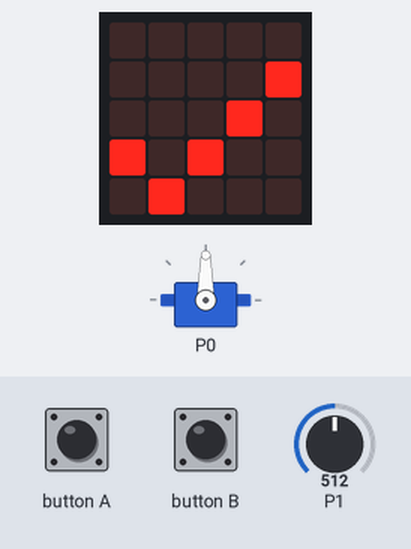
Simulated run of this program. Board: BBC micro:bit (MakeCode). Shown: the board's 5×5 LED display, servo. Inputs (shaded band) come from the test bench; at power-on: P1 = 512 (analog values on the 0–1023 scale).

Above: at 1.8 s.
1.9 s: P1 set to 716
At 3.1 s:
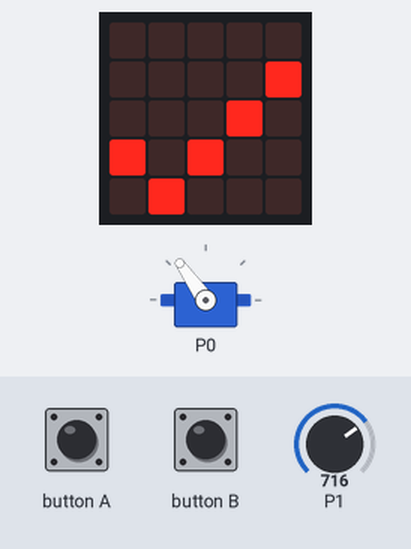
3.4 s: P1 set to 900
At 4.6 s:
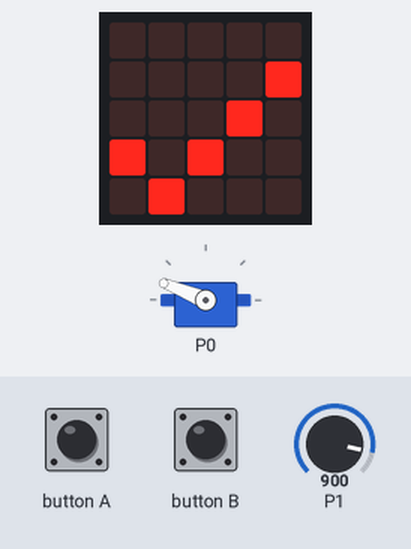
4.9 s: P1 set to 1023
At 5.3 s:
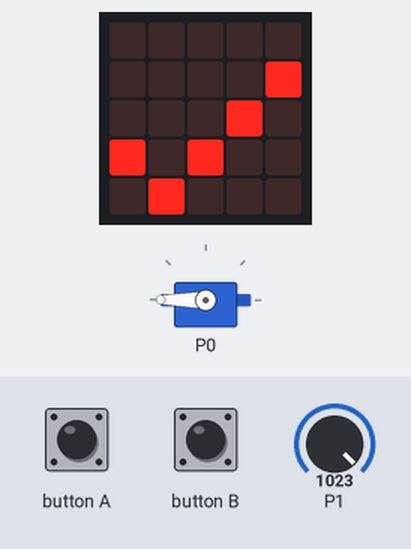
6.4 s: P1 set to 306
At 6.7 s:
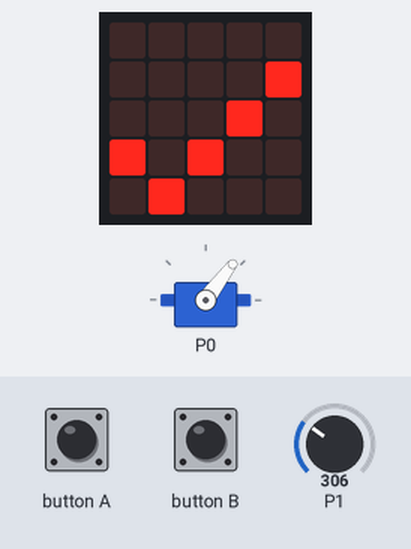
7.9 s: P1 set to 122
At 9.3 s:
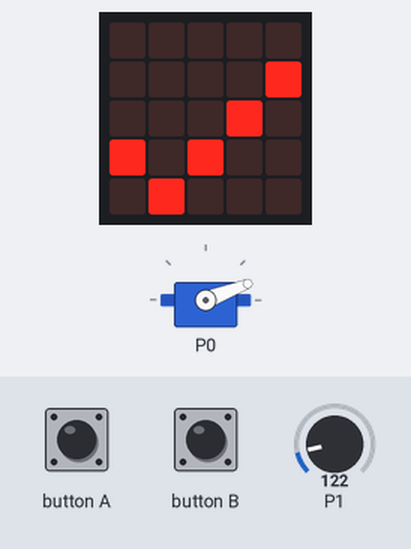
Timing chart, 0 to 10.4 s (numbered marks = the images above; inputs shaded):
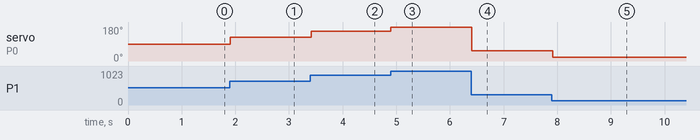

Measured:
- after the input at 1.9 s, servo on P0: 90° → 125° at once
- after the input at 3.4 s, servo on P0: 125° → 158° at once
- after the input at 4.9 s, servo on P0: 158° → 180° at once
- after the input at 6.4 s, servo on P0: 180° → 53° at once
- after the input at 7.9 s, servo on P0: 53° → 21° at once

The program:

main.ts
```typescript
input.onButtonPressed(Button.A, function () {
    Pos = 180
})
input.onButtonPressed(Button.B, function () {
    Pos = 0
})
let Pos = 0
basic.showIcon(IconNames.Yes)
basic.forever(function () {
    pins.servoWritePin(AnalogPin.P0, pins.map(
    pins.analogReadPin(AnalogPin.P1),
    0,
    1023,
    0,
    180
    ))
})
```

test.ts
```typescript
// testene settes inn her; disse vil ikke kompilert så lenge denne pakken blir brukt som en utvidelse.
```
